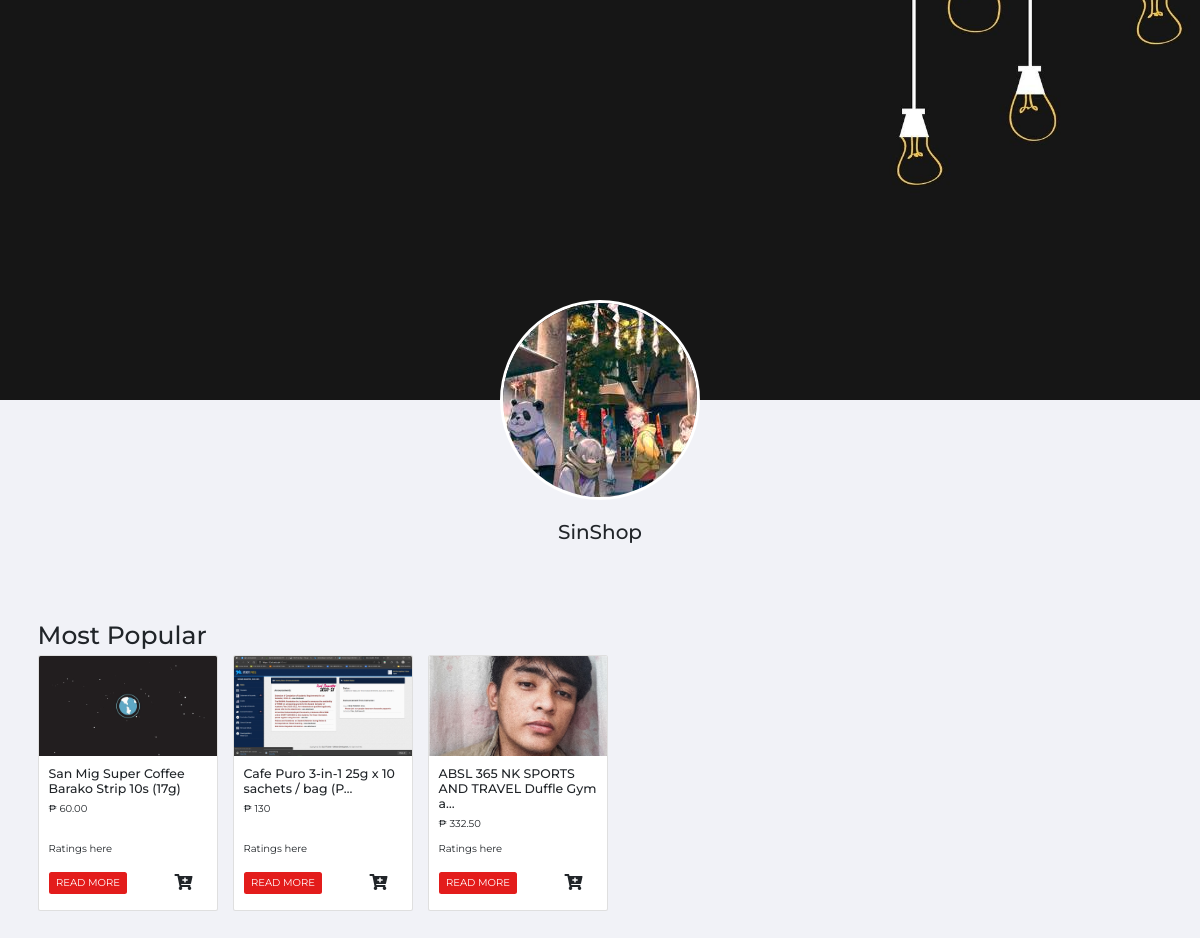
/stores/sinshop/, run on the app's committed database.
### core/models.py (models this page shows, shortened)
class StoreProfile(models.Model):
    store = models.OneToOneField(Store, on_delete=models.CASCADE)
    store_profile = models.ImageField('Store profile photo', upload_to='store/profile', blank=True)
    store_cover = models.ImageField('Store cover photo', upload_to='store/cover', blank=True)

class Store(models.Model):
    store_help_text = 'Keep in mind you can only own one store at the moment'
    customer = models.OneToOneField(Customer, on_delete=models.CASCADE)
    store_name = models.CharField(max_length=250, help_text=store_help_text)
    location = models.CharField(max_length=500)
    slug = models.SlugField(blank=True, max_length=500)

class ProductCategory(models.Model):
    product = models.ForeignKey(Product, on_delete=models.CASCADE)
    category = models.ManyToManyField(Category)
    def get_absolute_url(self):
        return reverse('core:product-page', args=[self.product.store.slug, self.product.slug])
    class Meta:
        verbose_name_plural = 'Products has Categories'

class Product(models.Model):
    store = models.ForeignKey(Store, on_delete=models.CASCADE)
    name = models.CharField(max_length=250)
    slug = models.SlugField(blank=True, max_length=500)
    price = models.CharField(max_length=250)
    description = models.TextField(max_length=1000)
    create_date = models.DateTimeField()
    thumbnail = models.ImageField(upload_to='uploads')
    weight = models.DecimalField(max_digits=5, decimal_places=2, default=0, help_text='in kg')

### core/views.py (the view)
# urls.py: path('stores/<str:store>/', views.store_page, name='store-page'),
def store_page(request, store):
    obj = Store.objects.get(slug=store)
    store = StoreProfile.objects.get(store=obj)
    products = ProductCategory.objects.filter(product__store=store.store)
    context = {
        'store': store,
        'products': products,
    }
    return render(request, 'core/store.html', context)

### core/templates/core/store.html
{% extends 'core/base.html' %}
{% block content %}
<div class="store-container">
  <div class="store__header">
    <div class="store__cover">
        <img class="store__cover-img" src="{{ store.store_cover.url }}" alt="">
    </div>
    <div class="store__relative">
      <div class="store__profile">
        <div>
          <img class="store__profile-img" src="{{ store.store_profile.url }}" alt="">
        </div>
        <h2 class="store__profile-text text-center">{{ store.store.store_name }}</h2>
      </div>
    </div>
  </div>
  <div class="store__product">
  <div class="store__best">
    <div class="container pb-4">
      {% if products %}
        <h1>Most Popular</h1>
        {% include 'core/product_card.html' %}
      {% else %}
        <div class="store__none">
          This store has not yet posted any products to sell
        </div>
      {% endif %}
    </div>
  </div>
  </div>
</div>
{% endblock %}

### core/templates/core/product_card.html
<div class="row products__row">
  {% for prod in products %}
    <div class="col-xl-3 col-sm-6 col-12 mb-4 card card--custom" style="width: 18rem;">
      <div class="card__img">
        <img class="card-img-top" src="{{ prod.product.thumbnail.url }}" alt="Card image cap">
      </div>
      <div class="card-body card__body--column">
        <div class="card__text">
          <h5 class="card-title">{{ prod.product.name|truncatechars:43 }}</h5>
          <p class="product__price">₱ {{ prod.product.price }}</p>
        </div>
        <div class="card__btn">
        <p>Ratings here</p>
        <a href="{{ prod.get_absolute_url }}" class="btn btn-primary card-read">READ MORE</a>
        <a href="{{ prod.get_absolute_url }}" class="btn card-add"><i class="fas fa-cart-plus"></i></a>
        </div>
      </div>
    </div>
  {% endfor %}
</div>

### core/static/core/css/base.css (style rules this page uses)
:root { --background-color: #f1f2f7; --overlay-color: rgba(22, 29, 32, 0.6); --neutral-color: #fff; --neutral-color-darker: #d8e3e7; --primary-color: #e31c1b; --secondary-color: #bd4020; --tertiary-color: #16d39a; --title-color: #505050; --description-color: #979797; --normal-size: 2rem; --md-size: 3rem; --margin-sm: 0.3rem; --margin-default: 1rem; --border-color: 1px solid black; --border-input: 1px solid var(--tertiary-color); --font-weight-lg: 700; --padding-sm: 0.5rem 2rem; --font-size-sm: 1.2rem; --font-size-md: 1.3rem; --font-size: 1.6rem; --letter-spacing-sm: 0.2rem; --letter-spacing: 0.16rem; }
*, *::before, *::after { box-sizing: border-box; margin: 0; padding: 0; }
html { font-size: 62.5%; }
body { background-color: var(--background-color); font-family: "Montserrat", sans-serif; height: 100vh; }
.btn-primary { background-color: var(--primary-color); border: none; transition: 0.2s ease-in-out; }

### core/static/core/css/style.css (style rules this page uses)
.card__body--column { display: flex; flex-direction: column; justify-content: space-between; }
.card-img-top { background-size: cover; height: 100%; object-fit: cover; }
.card__btn { padding: 0; }
.card-read { margin-right: 3.6rem; }
.card-add { font-size: var(--font-size); }
.card--custom { margin-right: 1.5rem; margin-bottom: 1.5rem; padding: 0; }
.card__img { height: 100px; }
.products__row { padding-left: 0.75rem; }
.fa-cart-plus { margin-right: 0.5rem; }
.store__cover { height: 50vh; }
.store__relative { display: grid; height: 200px; margin-bottom: var(--normal-size); place-items: center; position: relative; width: 100%; }
.store__profile { top: -10rem; position: absolute; }
.store__profile div { border: 0.3rem solid white; border-radius: 50%; height: 200px; margin-bottom: var(--normal-size); overflow: hidden; width: 200px; }
.store__cover-img { height: 100%; object-fit: cover; width: 100%; }

### data on the page
StoreProfile: store_cover (picture), store_profile (picture), store.store_name "SinShop"
ProductCategory: product.thumbnail (picture), product.name "San Mig Super Coffee Barako Strip 10s (17g)", product.price "60.00"
ProductCategory: product.thumbnail (picture), product.name "Cafe Puro 3-in-1 25g x 10 sachets / bag (P…", product.price "130"
ProductCategory: product.thumbnail (picture), product.name "ABSL 365 NK SPORTS AND TRAVEL Duffle Gym a…", product.price "332.50"
